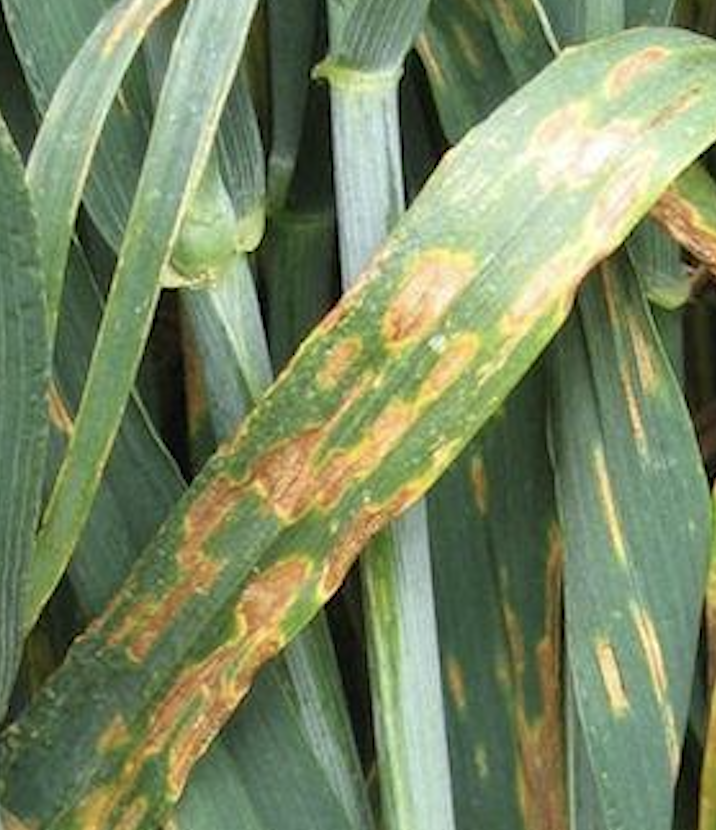
%> input picture images/original/good/or_6.jpg, 716 x 830 px
$ octave --eval "test;"   (GNU Octave 9; MATLAB toolbox functions it lacks are replaced by stand-ins)
%> lines starting %> are read from the running program, lines starting %| are printed output that depends on the picture; in (x1, y1, x2, y2) boxes, pixels count from 0 and x2, y2 are one past the last pixel; in counts of white or black regions, pixels touching at a corner belong together; the program's own positions count from 1
function test()
clc;    % Clear the command window.
close all;  % Close all figures (except those of imtool.)
clear;  % Erase all existing variables. Or clearvars if you want.

I = imread('images/original/or_6.jpg');
%> I is the input picture: size 830x716x3 uint8; mean R, G, B 121.6, 136.3, 100.3

I = rgb2gray(I);
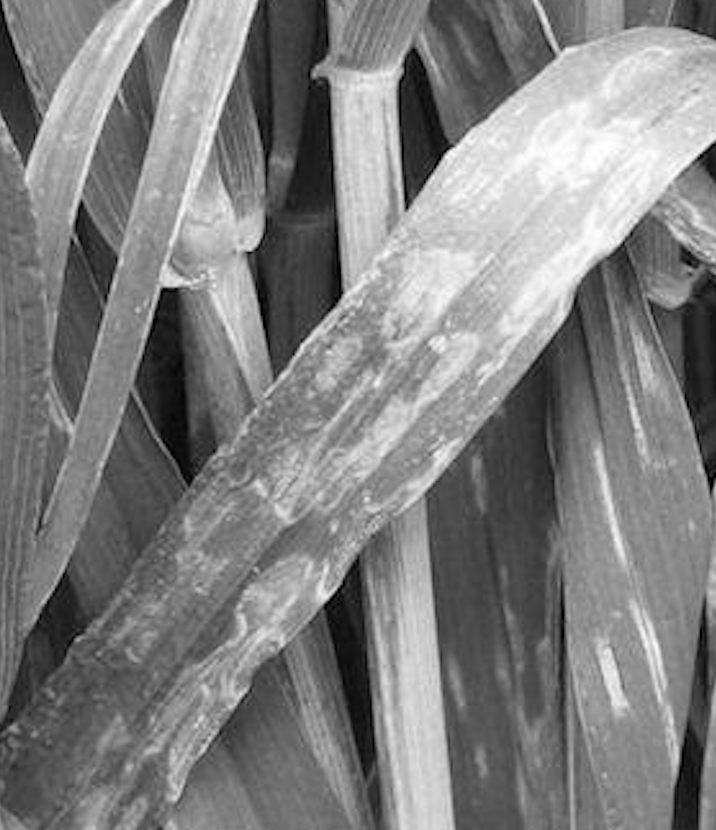
%> I: size 830x716 uint8; min 0, max 255, mean 127.8

imshow(I)
title('Original Image')

mask = zeros(size(I));
mask(25:end-25,25:end-25) = 1;
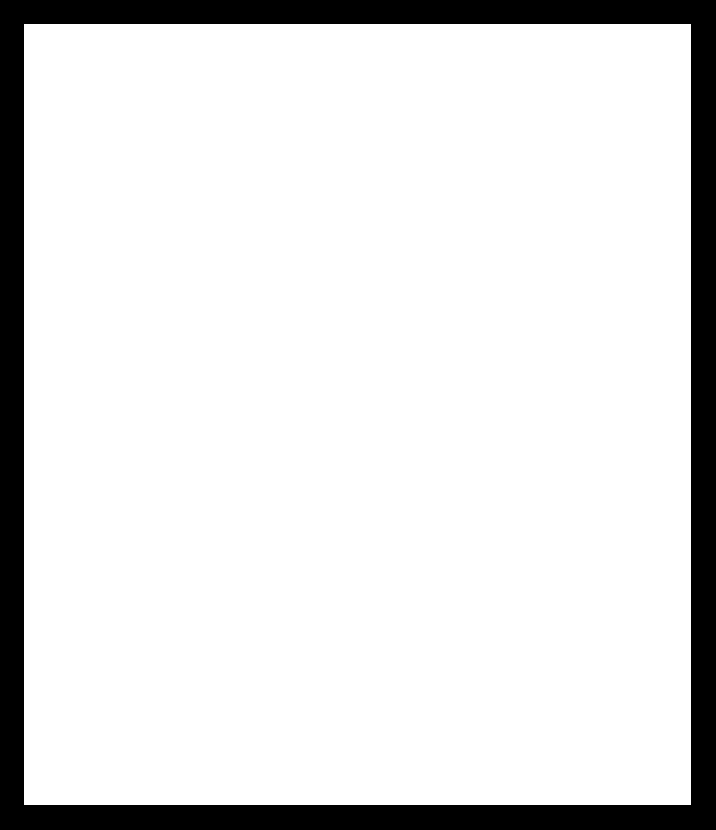
%> mask: size 830x716 double; values 0 (black) and 1 (white), 87.7% white; 1 black region, box (x1, y1, x2, y2) and area: (0, 0, 716, 830) 73353
figure
imshow(mask)
title('Initial Contour Location')

%> (the run ends here)

$ run again, with images/original/good/or_1.jpg copied over images/original/good/or_6.jpg
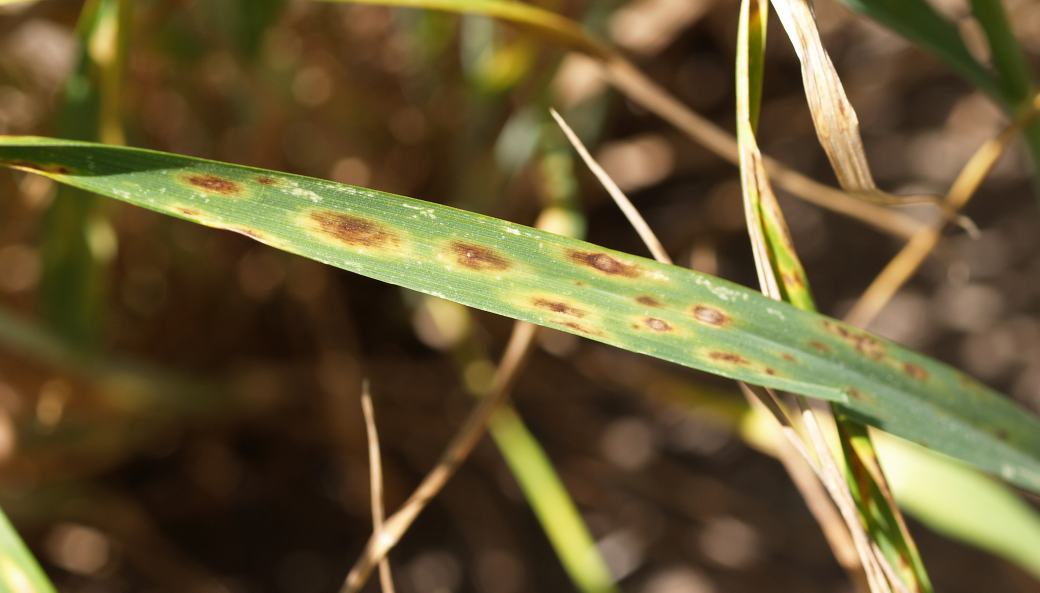
%> input picture images/original/good/or_1.jpg, 2079 x 1185 px (shown at 1/2 size)
%> in test, I is the input picture: size 1185x2079x3 uint8; mean R, G, B 103.9, 89.3, 52
%> in test, `I = rgb2gray(I);`:
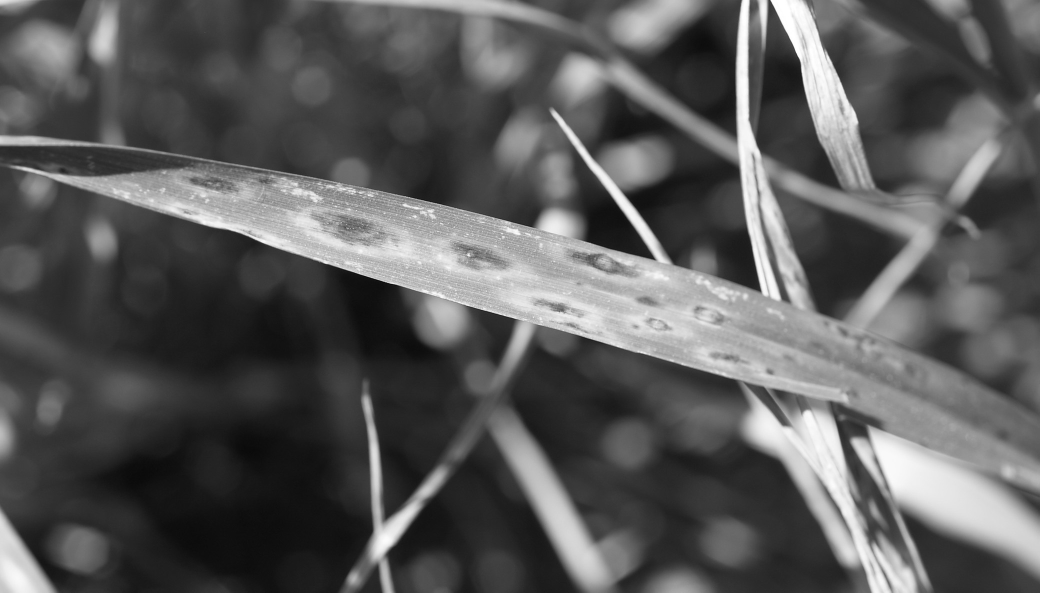
%> I: size 1185x2079 uint8 (shown at 1/2 size); min 1, max 255, mean 89.4
%> in test, `mask(25:end-25,25:end-25) = 1;`:
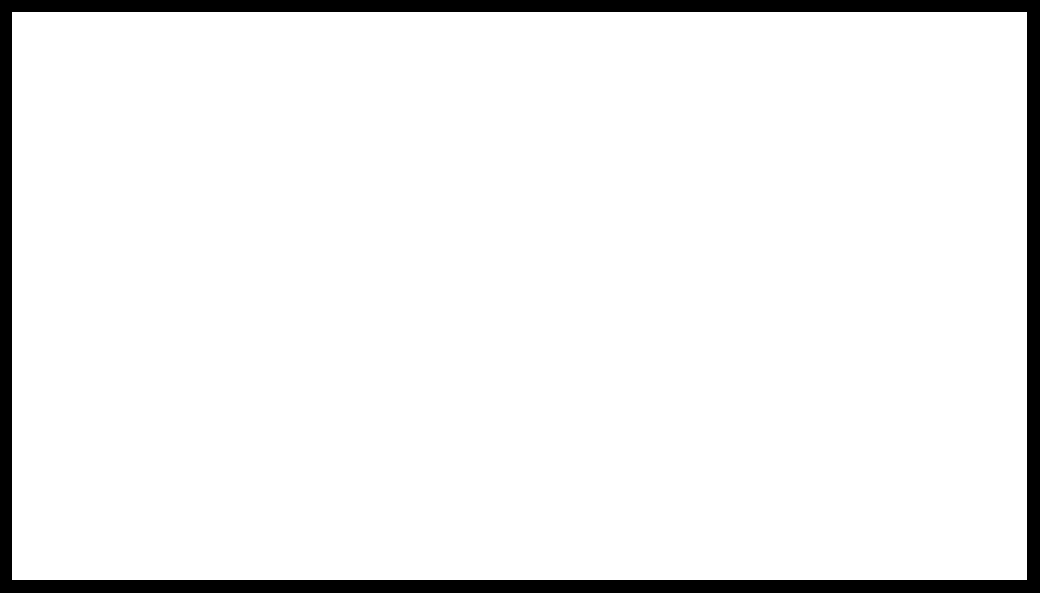
%> mask: size 1185x2079 double (shown at 1/2 size); values 0 (black) and 1 (white), 93.6% white; 1 black region, box (x1, y1, x2, y2) and area: (0, 0, 2079, 1185) 157535

$ run again, with images/original/good/or_10.jpg copied over images/original/good/or_6.jpg
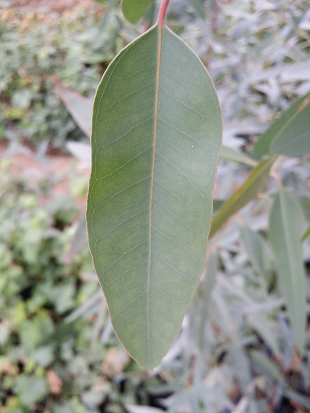
%> input picture images/original/good/or_10.jpg, 310 x 413 px
%> in test, I is the input picture: size 413x310x3 uint8; mean R, G, B 146.3, 150.2, 138.3
%> in test, `I = rgb2gray(I);`:
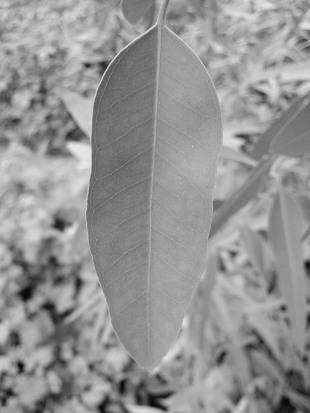
%> I: size 413x310 uint8; min 7, max 230, mean 147.7
%> in test, `mask(25:end-25,25:end-25) = 1;`:
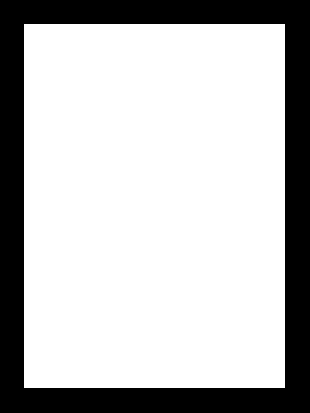
%> mask: size 413x310 double; values 0 (black) and 1 (white), 74.2% white; 1 black region, box (x1, y1, x2, y2) and area: (0, 0, 310, 413) 33026

$ run again, with images/original/good/or_11.jpg copied over images/original/good/or_6.jpg
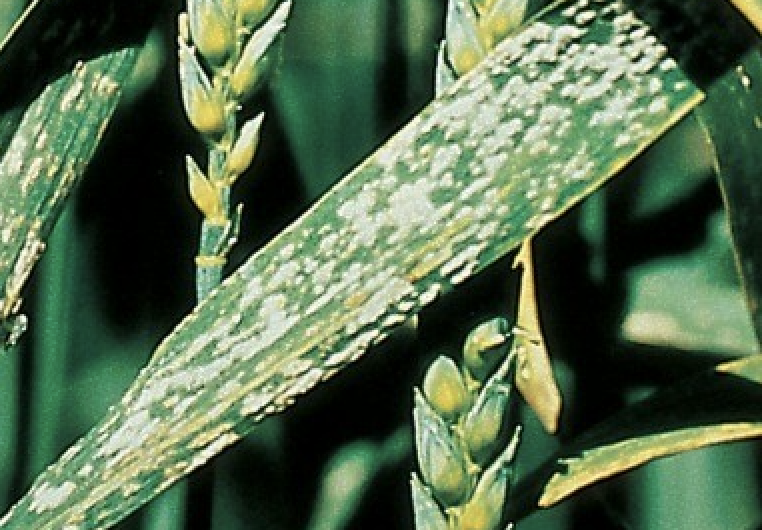
%> input picture images/original/good/or_11.jpg, 762 x 530 px
%> in test, I is the input picture: size 530x762x3 uint8; mean R, G, B 85.9, 107.3, 78.3
%> in test, `I = rgb2gray(I);`:
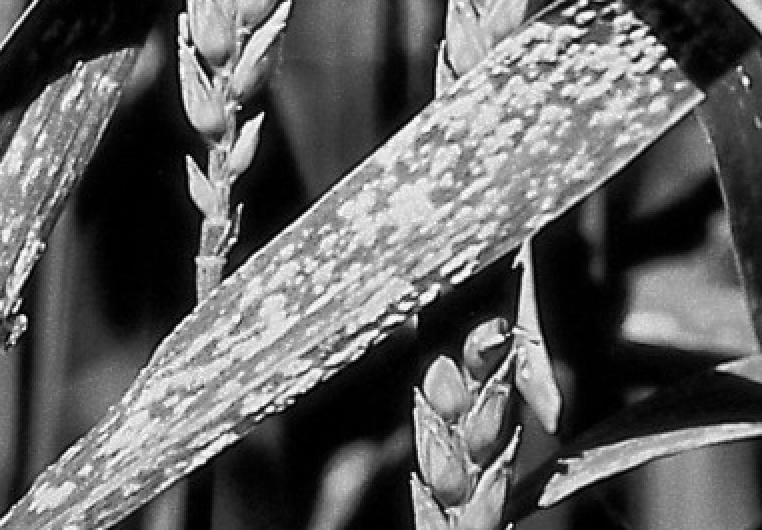
%> I: size 530x762 uint8; min 0, max 254, mean 97.6
%> in test, `mask(25:end-25,25:end-25) = 1;`:
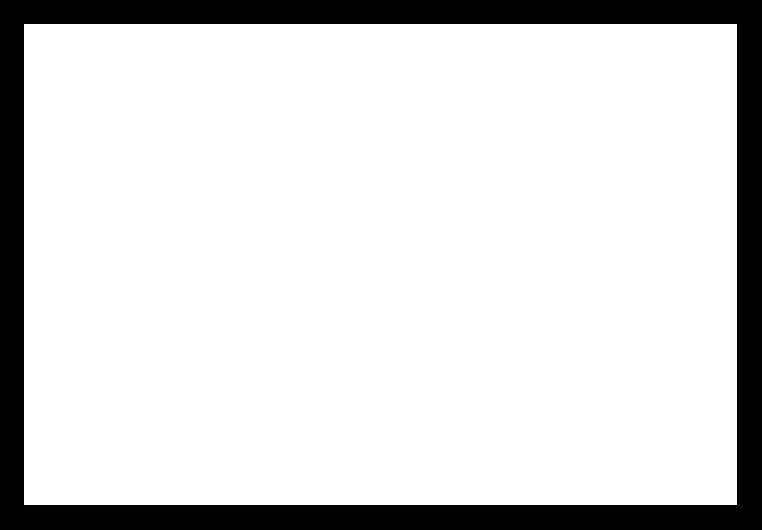
%> mask: size 530x762 double; values 0 (black) and 1 (white), 84.9% white; 1 black region, box (x1, y1, x2, y2) and area: (0, 0, 762, 530) 60907
